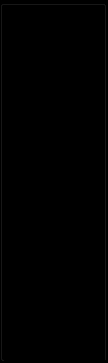
<?xml version="1.0" encoding="UTF-8"?>
<ui version="4.0">
 <class>selOndas</class>
 <widget class="QWidget" name="selOndas">
  <property name="geometry">
   <rect>
    <x>0</x>
    <y>0</y>
    <width>108</width>
    <height>363</height>
   </rect>
  </property>
  <property name="sizePolicy">
   <sizepolicy hsizetype="Fixed" vsizetype="Fixed">
    <horstretch>0</horstretch>
    <verstretch>0</verstretch>
   </sizepolicy>
  </property>
  <property name="windowTitle">
   <string>Onda</string>
  </property>
  <property name="styleSheet">
   <string notr="true">background: black</string>
  </property>
  <widget class="QGroupBox" name="gbondas">
   <property name="geometry">
    <rect>
     <x>0</x>
     <y>0</y>
     <width>106</width>
     <height>361</height>
    </rect>
   </property>
   <property name="title">
    <string/>
   </property>
   <widget class="QWidget" name="verticalLayoutWidget">
    <property name="geometry">
     <rect>
      <x>4</x>
      <y>20</y>
      <width>101</width>
      <height>341</height>
     </rect>
    </property>
    <layout class="QVBoxLayout" name="verticalLayout">
     <item>
      <widget class="QPushButton" name="pBond_3">
       <property name="palette">
        <palette>
         <active>
          <colorrole role="WindowText">
           <brush brushstyle="SolidPattern">
            <color alpha="255">
             <red>0</red>
             <green>0</green>
             <blue>0</blue>
            </color>
           </brush>
          </colorrole>
          <colorrole role="Button">
           <brush brushstyle="SolidPattern">
            <color alpha="255">
             <red>0</red>
             <green>0</green>
             <blue>0</blue>
            </color>
           </brush>
          </colorrole>
          <colorrole role="Light">
           <brush brushstyle="SolidPattern">
            <color alpha="255">
             <red>238</red>
             <green>238</green>
             <blue>236</blue>
            </color>
           </brush>
          </colorrole>
          <colorrole role="Text">
           <brush brushstyle="SolidPattern">
            <color alpha="255">
             <red>238</red>
             <green>238</green>
             <blue>236</blue>
            </color>
           </brush>
          </colorrole>
          <colorrole role="ButtonText">
           <brush brushstyle="SolidPattern">
            <color alpha="255">
             <red>238</red>
             <green>238</green>
             <blue>236</blue>
            </color>
           </brush>
          </colorrole>
          <colorrole role="Base">
           <brush brushstyle="SolidPattern">
            <color alpha="255">
             <red>0</red>
             <green>0</green>
             <blue>0</blue>
            </color>
           </brush>
          </colorrole>
          <colorrole role="Window">
           <brush brushstyle="SolidPattern">
            <color alpha="255">
             <red>0</red>
             <green>0</green>
             <blue>0</blue>
            </color>
           </brush>
          </colorrole>
         </active>
         <inactive>
          <colorrole role="WindowText">
           <brush brushstyle="SolidPattern">
            <color alpha="255">
             <red>0</red>
             <green>0</green>
             <blue>0</blue>
            </color>
           </brush>
          </colorrole>
          <colorrole role="Button">
           <brush brushstyle="SolidPattern">
            <color alpha="255">
             <red>0</red>
             <green>0</green>
             <blue>0</blue>
            </color>
           </brush>
          </colorrole>
          <colorrole role="Light">
           <brush brushstyle="SolidPattern">
            <color alpha="255">
             <red>238</red>
             <green>238</green>
             <blue>236</blue>
            </color>
           </brush>
          </colorrole>
          <colorrole role="Text">
           <brush brushstyle="SolidPattern">
            <color alpha="255">
             <red>238</red>
             <green>238</green>
             <blue>236</blue>
            </color>
           </brush>
          </colorrole>
          <colorrole role="ButtonText">
           <brush brushstyle="SolidPattern">
            <color alpha="255">
             <red>238</red>
             <green>238</green>
             <blue>236</blue>
            </color>
           </brush>
          </colorrole>
          <colorrole role="Base">
           <brush brushstyle="SolidPattern">
            <color alpha="255">
             <red>0</red>
             <green>0</green>
             <blue>0</blue>
            </color>
           </brush>
          </colorrole>
          <colorrole role="Window">
           <brush brushstyle="SolidPattern">
            <color alpha="255">
             <red>0</red>
             <green>0</green>
             <blue>0</blue>
            </color>
           </brush>
          </colorrole>
         </inactive>
         <disabled>
          <colorrole role="WindowText">
           <brush brushstyle="SolidPattern">
            <color alpha="255">
             <red>190</red>
             <green>190</green>
             <blue>190</blue>
            </color>
           </brush>
          </colorrole>
          <colorrole role="Button">
           <brush brushstyle="SolidPattern">
            <color alpha="255">
             <red>0</red>
             <green>0</green>
             <blue>0</blue>
            </color>
           </brush>
          </colorrole>
          <colorrole role="Light">
           <brush brushstyle="SolidPattern">
            <color alpha="255">
             <red>238</red>
             <green>238</green>
             <blue>236</blue>
            </color>
           </brush>
          </colorrole>
          <colorrole role="Text">
           <brush brushstyle="SolidPattern">
            <color alpha="255">
             <red>190</red>
             <green>190</green>
             <blue>190</blue>
            </color>
           </brush>
          </colorrole>
          <colorrole role="ButtonText">
           <brush brushstyle="SolidPattern">
            <color alpha="255">
             <red>190</red>
             <green>190</green>
             <blue>190</blue>
            </color>
           </brush>
          </colorrole>
          <colorrole role="Base">
           <brush brushstyle="SolidPattern">
            <color alpha="255">
             <red>0</red>
             <green>0</green>
             <blue>0</blue>
            </color>
           </brush>
          </colorrole>
          <colorrole role="Window">
           <brush brushstyle="SolidPattern">
            <color alpha="255">
             <red>0</red>
             <green>0</green>
             <blue>0</blue>
            </color>
           </brush>
          </colorrole>
         </disabled>
        </palette>
       </property>
       <property name="autoFillBackground">
        <bool>false</bool>
       </property>
       <property name="text">
        <string/>
       </property>
       <property name="icon">
        <iconset resource="Resources.qrc">
         <normaloff>:/seno.png</normaloff>:/seno.png</iconset>
       </property>
       <property name="iconSize">
        <size>
         <width>70</width>
         <height>60</height>
        </size>
       </property>
       <property name="flat">
        <bool>true</bool>
       </property>
      </widget>
     </item>
     <item>
      <widget class="QPushButton" name="pBond_4">
       <property name="palette">
        <palette>
         <active>
          <colorrole role="WindowText">
           <brush brushstyle="SolidPattern">
            <color alpha="255">
             <red>0</red>
             <green>0</green>
             <blue>0</blue>
            </color>
           </brush>
          </colorrole>
          <colorrole role="Button">
           <brush brushstyle="SolidPattern">
            <color alpha="255">
             <red>0</red>
             <green>0</green>
             <blue>0</blue>
            </color>
           </brush>
          </colorrole>
          <colorrole role="Light">
           <brush brushstyle="SolidPattern">
            <color alpha="255">
             <red>238</red>
             <green>238</green>
             <blue>236</blue>
            </color>
           </brush>
          </colorrole>
          <colorrole role="Text">
           <brush brushstyle="SolidPattern">
            <color alpha="255">
             <red>238</red>
             <green>238</green>
             <blue>236</blue>
            </color>
           </brush>
          </colorrole>
          <colorrole role="ButtonText">
           <brush brushstyle="SolidPattern">
            <color alpha="255">
             <red>238</red>
             <green>238</green>
             <blue>236</blue>
            </color>
           </brush>
          </colorrole>
          <colorrole role="Base">
           <brush brushstyle="SolidPattern">
            <color alpha="255">
             <red>0</red>
             <green>0</green>
             <blue>0</blue>
            </color>
           </brush>
          </colorrole>
          <colorrole role="Window">
           <brush brushstyle="SolidPattern">
            <color alpha="255">
             <red>0</red>
             <green>0</green>
             <blue>0</blue>
            </color>
           </brush>
          </colorrole>
         </active>
         <inactive>
          <colorrole role="WindowText">
           <brush brushstyle="SolidPattern">
            <color alpha="255">
             <red>0</red>
             <green>0</green>
             <blue>0</blue>
            </color>
           </brush>
          </colorrole>
          <colorrole role="Button">
           <brush brushstyle="SolidPattern">
            <color alpha="255">
             <red>0</red>
             <green>0</green>
             <blue>0</blue>
            </color>
           </brush>
          </colorrole>
          <colorrole role="Light">
           <brush brushstyle="SolidPattern">
            <color alpha="255">
             <red>238</red>
             <green>238</green>
             <blue>236</blue>
            </color>
           </brush>
          </colorrole>
          <colorrole role="Text">
           <brush brushstyle="SolidPattern">
            <color alpha="255">
             <red>238</red>
             <green>238</green>
             <blue>236</blue>
            </color>
           </brush>
          </colorrole>
          <colorrole role="ButtonText">
           <brush brushstyle="SolidPattern">
            <color alpha="255">
             <red>238</red>
             <green>238</green>
             <blue>236</blue>
            </color>
           </brush>
          </colorrole>
          <colorrole role="Base">
           <brush brushstyle="SolidPattern">
            <color alpha="255">
             <red>0</red>
             <green>0</green>
             <blue>0</blue>
            </color>
           </brush>
          </colorrole>
          <colorrole role="Window">
           <brush brushstyle="SolidPattern">
            <color alpha="255">
             <red>0</red>
             <green>0</green>
             <blue>0</blue>
            </color>
           </brush>
          </colorrole>
         </inactive>
         <disabled>
          <colorrole role="WindowText">
           <brush brushstyle="SolidPattern">
            <color alpha="255">
             <red>190</red>
             <green>190</green>
             <blue>190</blue>
            </color>
           </brush>
          </colorrole>
          <colorrole role="Button">
           <brush brushstyle="SolidPattern">
            <color alpha="255">
             <red>0</red>
             <green>0</green>
             <blue>0</blue>
            </color>
           </brush>
          </colorrole>
          <colorrole role="Light">
           <brush brushstyle="SolidPattern">
            <color alpha="255">
             <red>238</red>
             <green>238</green>
             <blue>236</blue>
            </color>
           </brush>
          </colorrole>
          <colorrole role="Text">
           <brush brushstyle="SolidPattern">
            <color alpha="255">
             <red>190</red>
             <green>190</green>
             <blue>190</blue>
            </color>
           </brush>
          </colorrole>
          <colorrole role="ButtonText">
           <brush brushstyle="SolidPattern">
            <color alpha="255">
             <red>190</red>
             <green>190</green>
             <blue>190</blue>
            </color>
           </brush>
          </colorrole>
          <colorrole role="Base">
           <brush brushstyle="SolidPattern">
            <color alpha="255">
             <red>0</red>
             <green>0</green>
             <blue>0</blue>
            </color>
           </brush>
          </colorrole>
          <colorrole role="Window">
           <brush brushstyle="SolidPattern">
            <color alpha="255">
             <red>0</red>
             <green>0</green>
             <blue>0</blue>
            </color>
           </brush>
          </colorrole>
         </disabled>
        </palette>
       </property>
       <property name="autoFillBackground">
        <bool>false</bool>
       </property>
       <property name="text">
        <string/>
       </property>
       <property name="icon">
        <iconset resource="Resources.qrc">
         <normaloff>:/cuadrada.png</normaloff>:/cuadrada.png</iconset>
       </property>
       <property name="iconSize">
        <size>
         <width>70</width>
         <height>60</height>
        </size>
       </property>
       <property name="flat">
        <bool>true</bool>
       </property>
      </widget>
     </item>
     <item>
      <widget class="QPushButton" name="pBond_2">
       <property name="palette">
        <palette>
         <active>
          <colorrole role="WindowText">
           <brush brushstyle="SolidPattern">
            <color alpha="255">
             <red>0</red>
             <green>0</green>
             <blue>0</blue>
            </color>
           </brush>
          </colorrole>
          <colorrole role="Button">
           <brush brushstyle="SolidPattern">
            <color alpha="255">
             <red>0</red>
             <green>0</green>
             <blue>0</blue>
            </color>
           </brush>
          </colorrole>
          <colorrole role="Light">
           <brush brushstyle="SolidPattern">
            <color alpha="255">
             <red>238</red>
             <green>238</green>
             <blue>236</blue>
            </color>
           </brush>
          </colorrole>
          <colorrole role="Text">
           <brush brushstyle="SolidPattern">
            <color alpha="255">
             <red>238</red>
             <green>238</green>
             <blue>236</blue>
            </color>
           </brush>
          </colorrole>
          <colorrole role="ButtonText">
           <brush brushstyle="SolidPattern">
            <color alpha="255">
             <red>238</red>
             <green>238</green>
             <blue>236</blue>
            </color>
           </brush>
          </colorrole>
          <colorrole role="Base">
           <brush brushstyle="SolidPattern">
            <color alpha="255">
             <red>0</red>
             <green>0</green>
             <blue>0</blue>
            </color>
           </brush>
          </colorrole>
          <colorrole role="Window">
           <brush brushstyle="SolidPattern">
            <color alpha="255">
             <red>0</red>
             <green>0</green>
             <blue>0</blue>
            </color>
           </brush>
          </colorrole>
         </active>
         <inactive>
          <colorrole role="WindowText">
           <brush brushstyle="SolidPattern">
            <color alpha="255">
             <red>0</red>
             <green>0</green>
             <blue>0</blue>
            </color>
           </brush>
          </colorrole>
          <colorrole role="Button">
           <brush brushstyle="SolidPattern">
            <color alpha="255">
             <red>0</red>
             <green>0</green>
             <blue>0</blue>
            </color>
           </brush>
          </colorrole>
          <colorrole role="Light">
           <brush brushstyle="SolidPattern">
            <color alpha="255">
             <red>238</red>
             <green>238</green>
             <blue>236</blue>
            </color>
           </brush>
          </colorrole>
          <colorrole role="Text">
           <brush brushstyle="SolidPattern">
            <color alpha="255">
             <red>238</red>
             <green>238</green>
             <blue>236</blue>
            </color>
           </brush>
          </colorrole>
          <colorrole role="ButtonText">
           <brush brushstyle="SolidPattern">
            <color alpha="255">
             <red>238</red>
             <green>238</green>
             <blue>236</blue>
            </color>
           </brush>
          </colorrole>
          <colorrole role="Base">
           <brush brushstyle="SolidPattern">
            <color alpha="255">
             <red>0</red>
             <green>0</green>
             <blue>0</blue>
            </color>
           </brush>
          </colorrole>
          <colorrole role="Window">
           <brush brushstyle="SolidPattern">
            <color alpha="255">
             <red>0</red>
             <green>0</green>
             <blue>0</blue>
            </color>
           </brush>
          </colorrole>
         </inactive>
         <disabled>
          <colorrole role="WindowText">
           <brush brushstyle="SolidPattern">
            <color alpha="255">
             <red>190</red>
             <green>190</green>
             <blue>190</blue>
            </color>
           </brush>
          </colorrole>
          <colorrole role="Button">
           <brush brushstyle="SolidPattern">
            <color alpha="255">
             <red>0</red>
             <green>0</green>
             <blue>0</blue>
            </color>
           </brush>
          </colorrole>
          <colorrole role="Light">
           <brush brushstyle="SolidPattern">
            <color alpha="255">
             <red>238</red>
             <green>238</green>
             <blue>236</blue>
            </color>
           </brush>
          </colorrole>
          <colorrole role="Text">
           <brush brushstyle="SolidPattern">
            <color alpha="255">
             <red>190</red>
             <green>190</green>
             <blue>190</blue>
            </color>
           </brush>
          </colorrole>
          <colorrole role="ButtonText">
           <brush brushstyle="SolidPattern">
            <color alpha="255">
             <red>190</red>
             <green>190</green>
             <blue>190</blue>
            </color>
           </brush>
          </colorrole>
          <colorrole role="Base">
           <brush brushstyle="SolidPattern">
            <color alpha="255">
             <red>0</red>
             <green>0</green>
             <blue>0</blue>
            </color>
           </brush>
          </colorrole>
          <colorrole role="Window">
           <brush brushstyle="SolidPattern">
            <color alpha="255">
             <red>0</red>
             <green>0</green>
             <blue>0</blue>
            </color>
           </brush>
          </colorrole>
         </disabled>
        </palette>
       </property>
       <property name="autoFillBackground">
        <bool>false</bool>
       </property>
       <property name="text">
        <string/>
       </property>
       <property name="icon">
        <iconset resource="Resources.qrc">
         <normaloff>:/triangular.png</normaloff>:/triangular.png</iconset>
       </property>
       <property name="iconSize">
        <size>
         <width>70</width>
         <height>60</height>
        </size>
       </property>
       <property name="flat">
        <bool>true</bool>
       </property>
      </widget>
     </item>
     <item>
      <widget class="QPushButton" name="pBond_5">
       <property name="palette">
        <palette>
         <active>
          <colorrole role="WindowText">
           <brush brushstyle="SolidPattern">
            <color alpha="255">
             <red>0</red>
             <green>0</green>
             <blue>0</blue>
            </color>
           </brush>
          </colorrole>
          <colorrole role="Button">
           <brush brushstyle="SolidPattern">
            <color alpha="255">
             <red>0</red>
             <green>0</green>
             <blue>0</blue>
            </color>
           </brush>
          </colorrole>
          <colorrole role="Light">
           <brush brushstyle="SolidPattern">
            <color alpha="255">
             <red>238</red>
             <green>238</green>
             <blue>236</blue>
            </color>
           </brush>
          </colorrole>
          <colorrole role="Text">
           <brush brushstyle="SolidPattern">
            <color alpha="255">
             <red>238</red>
             <green>238</green>
             <blue>236</blue>
            </color>
           </brush>
          </colorrole>
          <colorrole role="ButtonText">
           <brush brushstyle="SolidPattern">
            <color alpha="255">
             <red>238</red>
             <green>238</green>
             <blue>236</blue>
            </color>
           </brush>
          </colorrole>
          <colorrole role="Base">
           <brush brushstyle="SolidPattern">
            <color alpha="255">
             <red>0</red>
             <green>0</green>
             <blue>0</blue>
            </color>
           </brush>
          </colorrole>
          <colorrole role="Window">
           <brush brushstyle="SolidPattern">
            <color alpha="255">
             <red>0</red>
             <green>0</green>
             <blue>0</blue>
            </color>
           </brush>
          </colorrole>
         </active>
         <inactive>
          <colorrole role="WindowText">
           <brush brushstyle="SolidPattern">
            <color alpha="255">
             <red>0</red>
             <green>0</green>
             <blue>0</blue>
            </color>
           </brush>
          </colorrole>
          <colorrole role="Button">
           <brush brushstyle="SolidPattern">
            <color alpha="255">
             <red>0</red>
             <green>0</green>
             <blue>0</blue>
            </color>
           </brush>
          </colorrole>
          <colorrole role="Light">
           <brush brushstyle="SolidPattern">
            <color alpha="255">
             <red>238</red>
             <green>238</green>
             <blue>236</blue>
            </color>
           </brush>
          </colorrole>
          <colorrole role="Text">
           <brush brushstyle="SolidPattern">
            <color alpha="255">
             <red>238</red>
             <green>238</green>
             <blue>236</blue>
            </color>
           </brush>
          </colorrole>
          <colorrole role="ButtonText">
           <brush brushstyle="SolidPattern">
            <color alpha="255">
             <red>238</red>
             <green>238</green>
             <blue>236</blue>
            </color>
           </brush>
          </colorrole>
          <colorrole role="Base">
           <brush brushstyle="SolidPattern">
            <color alpha="255">
             <red>0</red>
             <green>0</green>
             <blue>0</blue>
            </color>
           </brush>
          </colorrole>
          <colorrole role="Window">
           <brush brushstyle="SolidPattern">
            <color alpha="255">
             <red>0</red>
             <green>0</green>
             <blue>0</blue>
            </color>
           </brush>
          </colorrole>
         </inactive>
         <disabled>
          <colorrole role="WindowText">
           <brush brushstyle="SolidPattern">
            <color alpha="255">
             <red>190</red>
             <green>190</green>
             <blue>190</blue>
            </color>
           </brush>
          </colorrole>
          <colorrole role="Button">
           <brush brushstyle="SolidPattern">
            <color alpha="255">
             <red>0</red>
             <green>0</green>
             <blue>0</blue>
            </color>
           </brush>
          </colorrole>
          <colorrole role="Light">
           <brush brushstyle="SolidPattern">
            <color alpha="255">
             <red>238</red>
             <green>238</green>
             <blue>236</blue>
            </color>
           </brush>
          </colorrole>
          <colorrole role="Text">
           <brush brushstyle="SolidPattern">
            <color alpha="255">
             <red>190</red>
             <green>190</green>
             <blue>190</blue>
            </color>
           </brush>
          </colorrole>
          <colorrole role="ButtonText">
           <brush brushstyle="SolidPattern">
            <color alpha="255">
             <red>190</red>
             <green>190</green>
             <blue>190</blue>
            </color>
           </brush>
          </colorrole>
          <colorrole role="Base">
           <brush brushstyle="SolidPattern">
            <color alpha="255">
             <red>0</red>
             <green>0</green>
             <blue>0</blue>
            </color>
           </brush>
          </colorrole>
          <colorrole role="Window">
           <brush brushstyle="SolidPattern">
            <color alpha="255">
             <red>0</red>
             <green>0</green>
             <blue>0</blue>
            </color>
           </brush>
          </colorrole>
         </disabled>
        </palette>
       </property>
       <property name="autoFillBackground">
        <bool>false</bool>
       </property>
       <property name="text">
        <string/>
       </property>
       <property name="icon">
        <iconset resource="Resources.qrc">
         <normaloff>:/arb.png</normaloff>:/arb.png</iconset>
       </property>
       <property name="iconSize">
        <size>
         <width>70</width>
         <height>60</height>
        </size>
       </property>
       <property name="flat">
        <bool>true</bool>
       </property>
      </widget>
     </item>
    </layout>
   </widget>
  </widget>
 </widget>
 <resources>
  <include location="Resources.qrc"/>
 </resources>
 <connections/>
</ui>
